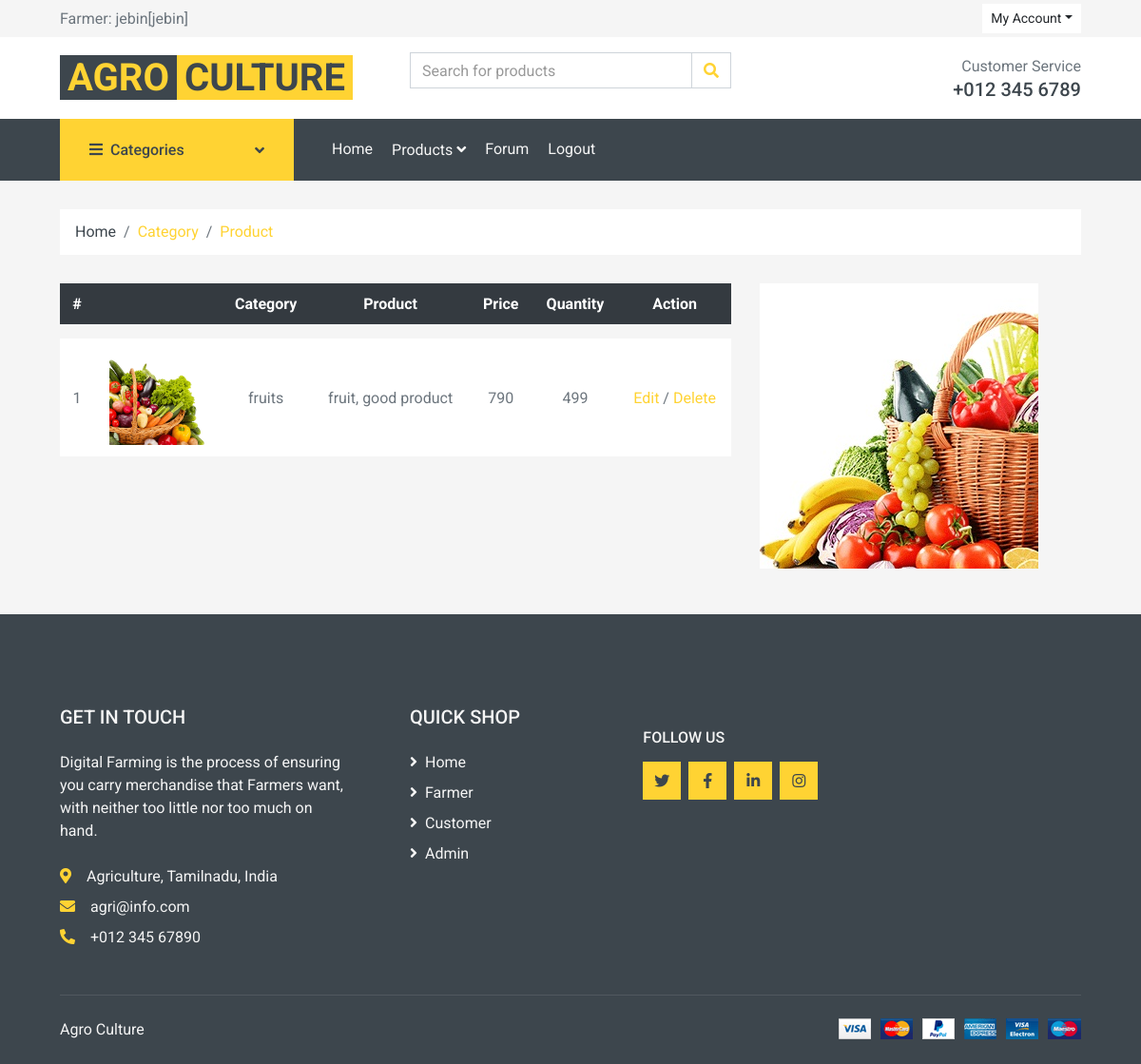
The page /rt_home.php (signed in) on the database its author committed.
### tables this page shows
CREATE TABLE `rt_retailer` (
  `id` int(11) NOT NULL,
  `name` varchar(20) NOT NULL,
  `address` varchar(50) NOT NULL,
  `city` varchar(30) NOT NULL,
  `mobile` bigint(20) NOT NULL,
  `email` varchar(40) NOT NULL,
  `proof` varchar(50) NOT NULL,
  `uname` varchar(20) NOT NULL,
  `pass` varchar(20) NOT NULL,
  `create_date` varchar(20) NOT NULL,
  `status` int(11) NOT NULL,
  PRIMARY KEY  (`uname`)
);

CREATE TABLE `rt_product` (
  `id` int(11) NOT NULL,
  `retailer` varchar(20) NOT NULL,
  `category` varchar(50) NOT NULL,
  `product` varchar(100) NOT NULL,
  `price` double NOT NULL,
  `quantity` int(11) NOT NULL,
  `photo` varchar(50) NOT NULL,
  `details` varchar(200) NOT NULL,
  `status` int(11) NOT NULL,
  `required_qty` int(11) NOT NULL
);

### rt_home.php (the view, shortened to what this page needs)
<?php
include("include/dbconnect.php");
extract($_REQUEST);
$uname=$_SESSION['uname'];
$q1=mysqli_query($connect,"select * from rt_retailer where uname='$uname'");
$r1=mysqli_fetch_array($q1);
$qry=mysqli_query($connect,"select * from rt_product where retailer='$uname'");
?>
<html>
<head>
    <title><?php include("include/title.php"); ?></title>
    <link href="https://cdnjs.cloudflare.com/ajax/libs/font-awesome/5.10.0/css/all.min.css" rel="stylesheet">
    <link href="static/lib/animate/animate.min.css" rel="stylesheet">
    <link href="static/lib/owlcarousel/assets/owl.carousel.min.css" rel="stylesheet">
    <link href="static/css/style.css" rel="stylesheet">
</head>
<body>
    <div class="container-fluid">
        <div class="row bg-secondary py-1 px-xl-5">
            <div class="col-lg-6 d-none d-lg-block">
                <div class="d-inline-flex align-items-center h-100">
				Farmer: <?php echo $r1['name']. "[".$r1['uname']."]"; ?>
                </div>
            </div>
            <div class="col-lg-6 text-center text-lg-right">
                <div class="d-inline-flex align-items-center">
                    <div class="btn-group">
                        <button type="button" class="btn btn-sm btn-light dropdown-toggle" data-toggle="dropdown">My Account</button>
                    </div>
                </div>
            </div>
        </div>
        <div class="row align-items-center bg-light py-3 px-xl-5 d-none d-lg-flex">
            <div class="col-lg-4">
                <a href="" class="text-decoration-none">
                    <span class="h1 text-uppercase text-primary bg-dark px-2">Agro</span>
                    <span class="h1 text-uppercase text-dark bg-primary px-2 ml-n1"> Culture</span>
                </a>
            </div>
            <div class="col-lg-4 col-6 text-left">
                <form action="">
                    <div class="input-group">
                        <input type="text" class="form-control" placeholder="Search for products">
                        <div class="input-group-append">
                            <span class="input-group-text bg-transparent text-primary">
                                <i class="fa fa-search"></i>
                            </span>
                        </div>
                    </div>
                </form>
            </div>
            <div class="col-lg-4 col-6 text-right">
                <p class="m-0">Customer Service</p>
                <h5 class="m-0">+012 345 6789</h5>
            </div>
        </div>
    </div>
    <div class="container-fluid bg-dark mb-30">
        <div class="row px-xl-5">
            <div class="col-lg-3 d-none d-lg-block">
                <a class="btn d-flex align-items-center justify-content-between bg-primary w-100" data-toggle="collapse" href="#navbar-vertical" style="height: 65px; padding: 0 30px;">
                    <h6 class="text-dark m-0"><i class="fa fa-bars mr-2"></i>Categories</h6>
                    <i class="fa fa-angle-down text-dark"></i>
                </a>
            </div>
            <div class="col-lg-9">
                <nav class="navbar navbar-expand-lg bg-dark navbar-dark py-3 py-lg-0 px-0">
                    <div class="collapse navbar-collapse justify-content-between" id="navbarCollapse">
                        <div class="navbar-nav mr-auto py-0">
                            <a href="rt_home.php" class="nav-item nav-link">Home</a>
							<div class="nav-item dropdown">
                                <a href="#" class="nav-link dropdown-toggle" data-toggle="dropdown">Products <i class="fa fa-angle-down mt-1"></i></a>
                            </div>
                            <a href="forum.php" class="nav-item nav-link">Forum</a>
                            <a href="logout.php" class="nav-item nav-link">Logout</a>
                        </div>
                    </div>
                </nav>
            </div>
        </div>
    </div>
    <div class="container-fluid">
        <div class="row px-xl-5">
            <div class="col-12">
                <nav class="breadcrumb bg-light mb-30">
                    <a class="breadcrumb-item text-dark" href="rt_home.php">Home</a>
                    <span class="breadcrumb-item"><a href="add_cat.php">Category</a></span>
					<span class="breadcrumb-item "><a href="add_product.php">Product</a></span>
                </nav>
            </div>
        </div>
    </div>
    <div class="container-fluid">
        <div class="row px-xl-5">
            <div class="col-lg-8 table-responsive mb-5">
                <table class="table table-light table-borderless table-hover text-center mb-0">
                    <thead class="thead-dark">
                        <tr>
							<th>#</th>
							<th>&nbsp;</th>
                            <th>Category</th>
                            <th>Product</th>
                            <th>Price</th>
                            <th>Quantity</th>
                            <th>Action</th>
                        </tr>
                    </thead>
                    <tbody class="align-middle">
						<?php
						$i=0;
						while($row=mysqli_fetch_array($qry))
						{
						$i++;
						?>
                        <tr>
                            <td class="align-middle"><?php echo $i; ?></td>
							<td class="align-middle"><a href="upload/<?php echo $row['photo']; ?>" target="_blank"><img src="upload/<?php echo $row['photo']; ?>" width="100" height="100"></a></td>
                            <td class="align-middle"><?php echo $row['category']; ?></td>
                            <td class="align-middle"><?php echo $row['product'].", ".$row['details']; ?></td>
                            <td class="align-middle"><?php echo $row['price']; ?></td>
                            <td class="align-middle"><?php echo $row['quantity'];
							?>
							</td>
							<td class="align-middle">
								<a href="edit.php?pid=<?php echo $row['id']; ?>">Edit</a> /
								<a href="rt_home.php?act=del&did=<?php echo $row['id']; ?>">Delete</a>
							</td>
                        </tr>
                     	<?php
						}
						?>
                    </tbody>
                </table>
            </div>
            <div class="col-lg-4">
                <img src="static/img/sh1.jpg" class="img-fluid">
            </div>
        </div>
    </div>
    <div class="container-fluid bg-dark text-secondary mt-5 pt-5">
        <div class="row px-xl-5 pt-5">
            <div class="col-lg-4 col-md-12 mb-5 pr-3 pr-xl-5">
                <h5 class="text-secondary text-uppercase mb-4">Get In Touch</h5>
                <p class="mb-4">Digital Farming is the process of ensuring you carry merchandise that Farmers want, with neither too little nor too much on hand.</p>
                <p class="mb-2"><i class="fa fa-map-marker-alt text-primary mr-3"></i>Agriculture, Tamilnadu, India</p>
                <p class="mb-2"><i class="fa fa-envelope text-primary mr-3"></i>agri@info.com</p>
                <p class="mb-0"><i class="fa fa-phone-alt text-primary mr-3"></i>+012 345 67890</p>
            </div>
            <div class="col-lg-8 col-md-12">
                <div class="row">
                    <div class="col-md-4 mb-5">
                        <h5 class="text-secondary text-uppercase mb-4">Quick Shop</h5>
                        <div class="d-flex flex-column justify-content-start">
                            <a class="text-secondary mb-2" href="/"><i class="fa fa-angle-right mr-2"></i>Home</a>
                            <a class="text-secondary mb-2" href="/login"><i class="fa fa-angle-right mr-2"></i>Farmer</a>
                            <a class="text-secondary mb-2" href="/login_cus"><i class="fa fa-angle-right mr-2"></i>Customer</a>
                            <a class="text-secondary mb-2" href="/login_admin"><i class="fa fa-angle-right mr-2"></i>Admin</a>
                        </div>
                    </div>
                    <div class="col-md-4 mb-5">
                        <h6 class="text-secondary text-uppercase mt-4 mb-3">Follow Us</h6>
                        <div class="d-flex">
                            <a class="btn btn-primary btn-square mr-2" href="#"><i class="fab fa-twitter"></i></a>
                            <a class="btn btn-primary btn-square mr-2" href="#"><i class="fab fa-facebook-f"></i></a>
                            <a class="btn btn-primary btn-square mr-2" href="#"><i class="fab fa-linkedin-in"></i></a>
                            <a class="btn btn-primary btn-square" href="#"><i class="fab fa-instagram"></i></a>
                        </div>
                    </div>
                </div>
            </div>
        </div>
        <div class="row border-top mx-xl-5 py-4" style="border-color: rgba(256, 256, 256, .1) !important;">
            <div class="col-md-6 px-xl-0">
                <p class="mb-md-0 text-center text-md-left text-secondary">
                   <?php include("include/title.php"); ?><a class="text-primary" href="#"></a>
                    <br> <a href="https://themewagon.com" target="_blank"></a>
                </p>
            </div>
            <div class="col-md-6 px-xl-0 text-center text-md-right">
                <img class="img-fluid" src="static/img/payments.png" alt="">
            </div>
        </div>
    </div>
</body>
</html>

### rows shown on the page
rt_retailer: name "jebin", uname "jebin"
rt_product: photo (picture), category "fruits", product "fruit", details "good product", price "790", quantity "499"
